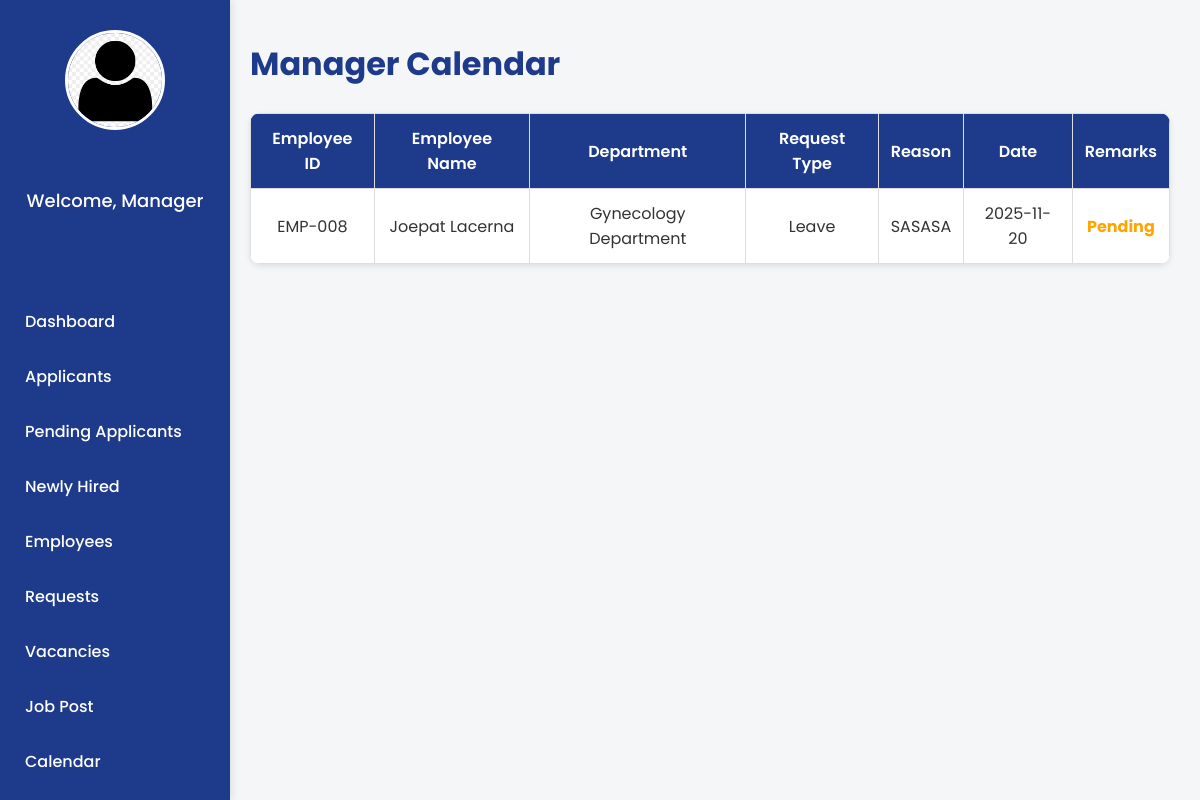
Before: /Manager_Calendar.php with the older database file.
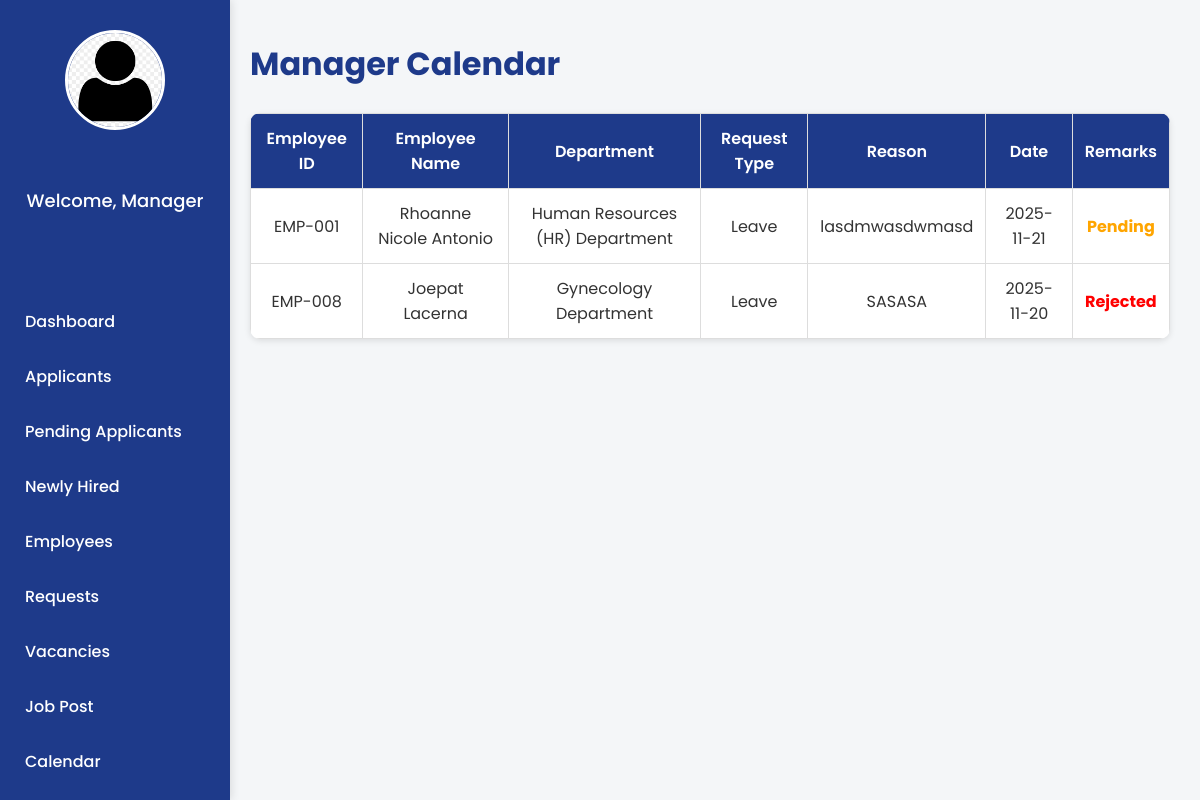
After: the same page with the newer database file.
### tables this page shows
CREATE TABLE `employee_request` (
  `request_id` int(11) NOT NULL,
  `empID` varchar(100) NOT NULL,
  `fullname` varchar(150) DEFAULT NULL,
  `department` varchar(100) DEFAULT NULL,
  `position` varchar(100) DEFAULT NULL,
  `type_name` varchar(50) DEFAULT NULL,
  `email_address` varchar(150) DEFAULT NULL,
  `e_signature` varchar(255) DEFAULT NULL,
  `request_type_id` int(11) NOT NULL,
  `request_type_name` varchar(100) DEFAULT NULL,
  `reason` text DEFAULT NULL,
  `status` varchar(50) NOT NULL DEFAULT 'Pending',
  `action_by` varchar(100) DEFAULT NULL,
  `requested_at` datetime NOT NULL DEFAULT current_timestamp(),
  `leave_type_id` int(11) DEFAULT NULL,
  `leave_type_name` varchar(100) DEFAULT NULL
);

CREATE TABLE `employee` (
  `empID` varchar(100) NOT NULL,
  `fullname` varchar(50) NOT NULL,
  `department` varchar(50) NOT NULL,
  `position` varchar(50) NOT NULL,
  `type_name` varchar(50) NOT NULL,
  `email_address` varchar(100) NOT NULL,
  `home_address` varchar(255) NOT NULL,
  `contact_number` varchar(20) NOT NULL,
  `date_of_birth` date DEFAULT NULL,
  `gender` enum('Male','Female') DEFAULT NULL,
  `emergency_contact` varchar(20) DEFAULT NULL,
  `TIN_number` varchar(20) DEFAULT NULL,
  `phil_health_number` varchar(20) DEFAULT NULL,
  `SSS_number` varchar(20) DEFAULT NULL,
  `pagibig_number` varchar(20) DEFAULT NULL,
  `profile_pic` varchar(255) DEFAULT NULL,
  `hired_at` date DEFAULT NULL
);

### Manager_Calendar.php (the view, shortened to what this page needs)
<?php
require 'admin/db.connect.php';
$managername = $_SESSION['fullname'] ?? "Manager";
$employeeID = $_SESSION['applicant_employee_id'] ?? null;
if ($employeeID) {
  $stmt = $conn->prepare("SELECT profile_pic FROM employee WHERE empID = ?");
  $stmt->bind_param("s", $employeeID);
  $stmt->execute();
  $result = $stmt->get_result();
  if ($result->num_rows > 0) {
    $row = $result->fetch_assoc();
    $profile_picture = !empty($row['profile_pic'])
      ? "uploads/employees/" . $row['profile_pic']
      : "uploads/employees/default.png";
  } else {
    $profile_picture = "uploads/employees/default.png";
  }
} else {
  $profile_picture = "uploads/employees/default.png";
}
$menus = [
  "HR Director" => [
    "Dashboard" => "Manager_Dashboard.php",
    "Applicants" => "Manager_Applicants.php",
    "Pending Applicants" => "Manager_PendingApplicants.php",
    "Newly Hired" => "Newly-Hired.php",
    "Employees" => "Manager_Employees.php",
    "Requests" => "Manager_Request.php",
    "Vacancies" => "Manager_Vacancies.php",
    "Job Post" => "Manager-JobPosting.php",
    "Calendar" => "Manager_Calendar.php",
    "Approvals" => "Manager_Approvals.php",
    "Settings" => "Manager_LeaveSettings.php",
    "Logout" => "Login.php"
  ],
  "HR Manager" => [
    "Dashboard" => "Manager_Dashboard.php",
    "Applicants" => "Manager_Applicants.php",
    "Pending Applicants" => "Manager_PendingApplicants.php",
    "Newly Hired" => "Newly-Hired.php",
    "Employees" => "Manager_Employees.php",
    "Requests" => "Manager_Request.php",
    "Vacancies" => "Manager_Vacancies.php",
    "Job Post" => "Manager-JobPosting.php",
    "Calendar" => "Manager_Calendar.php",
    "Approvals" => "Manager_Approvals.php",
    "Settings" => "Manager_LeaveSettings.php",
    "Logout" => "Login.php"
  ],
  "Recruitment Manager" => [
    "Dashboard" => "Manager_Dashboard.php",
    "Applicants" => "Manager_Applicants.php",
    "Pending Applicants" => "Manager_PendingApplicants.php",
    "Newly Hired" => "Newly-Hired.php",
    "Vacancies" => "Manager_Vacancies.php",
    "Logout" => "Login.php"
  ],
  "HR Officer" => [
    "Dashboard" => "Manager_Dashboard.php",
    "Applicants" => "Manager_Applicants.php",
    "Pending Applicants" => "Manager_PendingApplicants.php",
    "Newly Hired" => "Newly-Hired.php",
    "Employees" => "Manager_Employees.php",
    "Logout" => "Login.php"
  ],
];
$role = $_SESSION['sub_role'] ?? "HR Manager";
$requests = [];
$stmt = $conn->prepare("SELECT r.request_id, e.empID, e.fullname, e.department, r.request_type_name, r.status, r.reason, r.requested_at
                        FROM employee_request r
                        JOIN employee e ON r.empID = e.empID
                        LEFT JOIN department d ON e.department = d.deptID
                        ORDER BY r.requested_at DESC");
$stmt->execute();
$res = $stmt->get_result();
while ($row = $res->fetch_assoc()) {
  $requests[] = $row;
}
?>
<!DOCTYPE html>
<html lang="en">
<head>
  <link rel="stylesheet" href="https://cdnjs.cloudflare.com/ajax/libs/font-awesome/7.0.1/css/all.min.css">
  <link rel="stylesheet" href="manager-sidebar.css">
</head>
<body>
  <div class="sidebar">
    <div class="sidebar-logo">
      <a href="Manager_Profile.php" class="profile">
        <img src="<?php echo htmlspecialchars($profile_picture); ?>" alt="Profile" class="sidebar-profile-img">
      </a>
    </div>
    <div class="sidebar-name">
      <p><?php echo "Welcome, $managername"; ?></p>
    </div>
    <ul class="nav">
      <?php foreach ($menus[$role] as $label => $link): ?>
        <li><a href="<?php echo $link; ?>"><?php echo $label; ?></a></li>
      <?php endforeach; ?>
    </ul>
  </div>
  <div class="main-content">
    <h1>Manager Calendar</h1>
    <table>
      <thead>
        <tr>
          <th>Employee ID</th>
          <th>Employee Name</th>
          <th>Department</th>
          <th>Request Type</th>
          <th>Reason</th>
          <th>Date</th>
          <th>Remarks</th>
        </tr>
      </thead>
      <tbody>
        <?php foreach ($requests as $req): ?>
          <tr>
            <td><?= htmlspecialchars($req['empID']) ?></td>
            <td><?= htmlspecialchars($req['fullname']) ?></td>
            <td><?= htmlspecialchars($req['department'] ?? 'N/A') ?></td>
            <td><?= htmlspecialchars($req['request_type_name']) ?></td>
            <td><?= htmlspecialchars($req['reason']) ?></td>
            <td><?= date('Y-m-d', strtotime($req['requested_at'])) ?></td>
            <td class="action-icons">
              <?php if ($req['status'] === 'Approved'): ?>
                <span style="color:green;font-weight:bold;">Approved</span>
              <?php elseif ($req['status'] === 'Rejected'): ?>
                <span style="color:red;font-weight:bold;">Rejected</span>
              <?php else: ?>
                <span style="color:orange;font-weight:bold;">Pending</span>
              <?php endif; ?>
            </td>
          </tr>
        <?php endforeach; ?>
      </tbody>
    </table>
  </div>
</body>
</html>

Changed rows visible on the page:
added employee_request: empID.empID "EMP-001", empID.fullname "Rhoanne Nicole Antonio", empID.department "Human Resources (HR) Department", request_type_name "Leave", reason "lasdmwasdwmasd", requested_at "2025-11-21", status "Pending"
changed employee_request "SASASA": status "Pending" → "Rejected"
